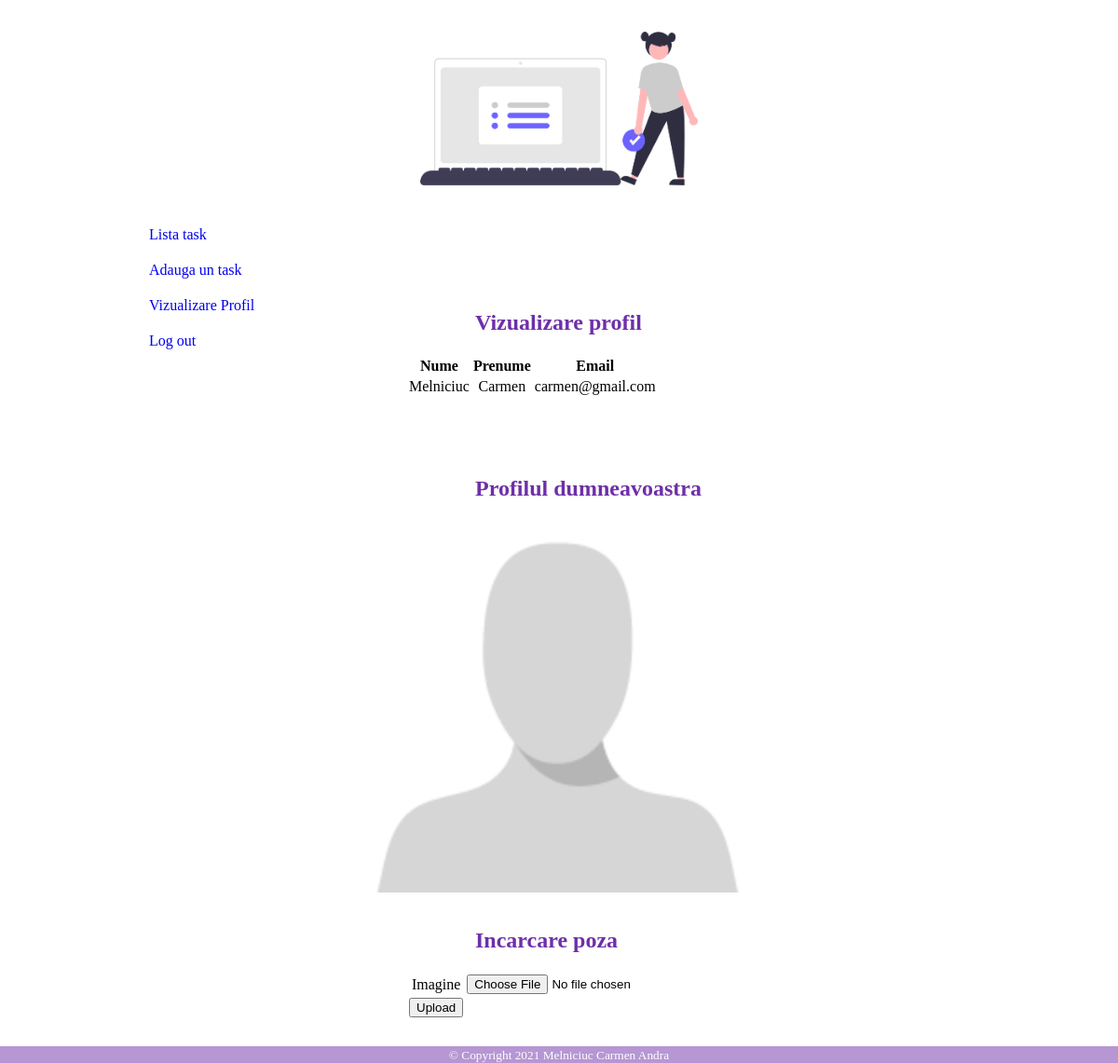
Screenshot of /index.php?page=2 (signed in) with the database file from the repository.
### tables this page shows
CREATE TABLE `utilizator` (
  `id` int(11) NOT NULL,
  `nume` varchar(50) NOT NULL,
  `prenume` varchar(50) NOT NULL,
  `email` varchar(50) NOT NULL,
  `parola` text NOT NULL,
  `poza` text DEFAULT NULL
);

### functii/sql_functions.php (called while the page is built, shortened)
<?php
function conectareBd(
    $host = 'localhost',
    $user = 'root',
    $password = '',
    $database='taskuri'
)
{
    return mysqli_connect($host, $user, $password, $database);
}
function clearData($input, $link)
{
    $input = trim($input);
    $input = htmlspecialchars($input);
    $input = stripslashes($input);
    $input = mysqli_real_escape_string($link, $input);
    return $input;
}
 function preiaUtilizatorDupaEmail($adresaEmail)
 {
     $link = conectareBd();
     $adresaEmail=clearData($adresaEmail, $link);
     $query = "SELECT * FROM utilizator WHERE email='$adresaEmail' ";
     $result = mysqli_query($link, $query);
     $utilizator = mysqli_fetch_array($result,MYSQLI_ASSOC);
     return $utilizator;
 }

### pagini/conectat/vizualizare_profil.php (the view, shortened to what this page needs)
<h1>Vizualizare profil</h1>
<?php
$user = preiaUtilizatorDupaEmail($_SESSION['user']);
?>
<table>
    <tr>
        <th>Nume</th>
        <th>Prenume</th>
        <th>Email</th>
    </tr>
    <?php
        print"<tr>";
        print "<td>" . $user['nume']."</td>";
        print "<td>" . $user['prenume'] . "</td>";
        print "<td>" . $user['email'] . "</td>";
        print "</tr>";
    print "</table>";
    ?>
    <br/>
    <h1>Profilul dumneavoastra</h1>
    <img src ="imagini/picno.png" width="5px"/>
    <br/>
    <h1>Incarcare poza</h1>
    <form method="POST" enctype="multipart/form-data">
        <table>
            <tr>
                <td><label for ="img">Imagine</label></td>
                <td><input type="file" id="img" name="img"/></td>
            </tr>
            <tr>
                <td><input type = "submit" name = "upload" value ="Upload"</td>
            </tr>
        </table>
    </form>

### css/style.css (style rules this page uses)
body { width: 900px; margin: 0 auto; }
img { display: block; margin-left: auto; margin-right: auto; width: 400px; }
table { padding:1px 16px; text-align: center; margin-left: 30%; display:justify-content; margin-bottom:5%; }
h1 { text-decoration: none; color: #6e2fa8; margin-left: 40%; text-align: left; }

### rows the page displays
utilizator: nume "Melniciuc", prenume "Carmen", email "carmen@gmail.com"
